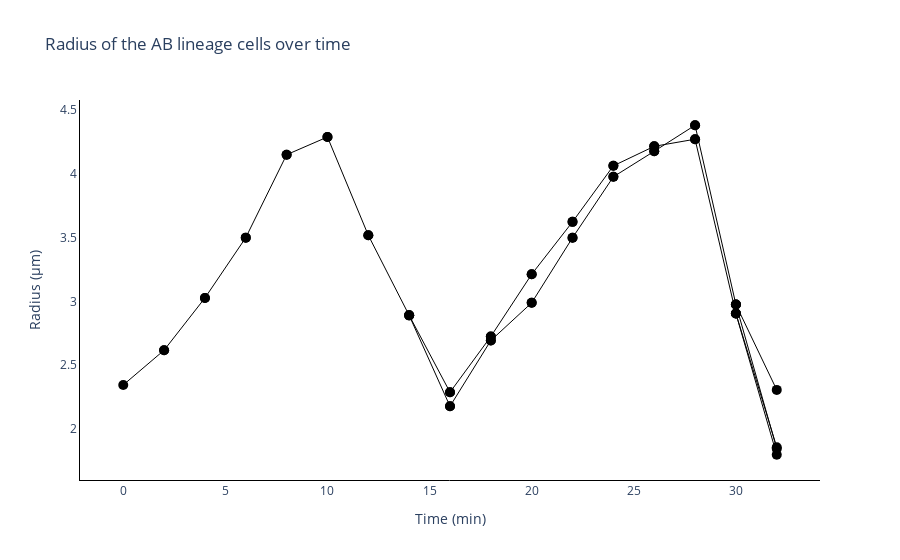

The code cell stored with this chart in its notebook:
### Markdown cell above
Let's focus on the AB lineage and plot the radius of cells as they move and divide.

Because we have 3 cell divisions, we cannot simply collect the time and radius of all cells in the lineage and plot them as a single line. The solution is to loop over edges and plot them one by one.

### Code cell
# Search for the AB lineage
for lin in cell_lins:
    first_cell = lin.get_root()
    lineage_name = lin.nodes[first_cell]["name"]

    if lineage_name == 'AB':
        ab_lineage = lin
        ab_lineage_ID = lin.graph["lineage_ID"]
        break


# Let's create a figure with plotly, that is already shipped with pycellin.
import plotly.graph_objects as go

fig = go.Figure()

# Loop over the edges of the lineage and add a line for each edge.
for source, target in ab_lineage.edges():
    # The time is stored in the node attributes. In TrackMate, this is the attribute "POSITION_T".
    source_time = ab_lineage.nodes[source]["POSITION_T"]
    target_time = ab_lineage.nodes[target]["POSITION_T"]
    # And for the radius.
    source_radius = ab_lineage.nodes[source]["RADIUS"]
    target_radius = ab_lineage.nodes[target]["RADIUS"]
    # Cell names
    source_name = ab_lineage.nodes[source]["name"]
    target_name = ab_lineage.nodes[target]["name"]

    fig.add_trace(
        go.Scatter(
            x=[source_time, target_time],
            y=[source_radius, target_radius],
            mode="lines+markers",
            line=dict(color="black", width=1),
            marker=dict(size=10, symbol="circle"),
            text=[source_name, target_name]
        )
    )
# Add axis labels
fig.update_layout(
    title="Radius of the AB lineage cells over time",
    xaxis_title="Time (min)",
    yaxis_title="Radius (µm)",
    showlegend=False,
    # Transparent background:
    plot_bgcolor='rgba(0, 0, 0, 0)',
    paper_bgcolor='rgba(0, 0, 0, 0)',
)

# Axes colors
fig.update_xaxes(linecolor='black')
fig.update_yaxes(linecolor='black')

# Show the figure
fig.show()

### Figure 1 — Plotly figure (JSON) as saved in the notebook; plotly's stock layout.template omitted (floating-point values rounded to 4 significant figures)
{"data": [{"line": {"color": "black", "width": 1}, "marker": {"size": 10, "symbol": "circle"}, "mode": "lines+markers", "text": ["AB.p", "AB.p"], "type": "scatter", "x": [28, 30], "y": [4.271, 2.904]}, {"line": {"color": "black", "width": 1}, "marker": {"size": 10, "symbol": "circle"}, "mode": "lines+markers", "text": ["AB", "AB"], "type": "scatter", "x": [6, 8], "y": [3.499, 4.149]}, {"line": {"color": "black", "width": 1}, "marker": {"size": 10, "symbol": "circle"}, "mode": "lines+markers", "text": ["AB", "AB.p"], "type": "scatter", "x": [14, 16], "y": [2.89, 2.288]}, {"line": {"color": "black", "width": 1}, "marker": {"size": 10, "symbol": "circle"}, "mode": "lines+markers", "text": ["AB", "AB.a"], "type": "scatter", "x": [14, 16], "y": [2.89, 2.178]}, {"line": {"color": "black", "width": 1}, "marker": {"size": 10, "symbol": "circle"}, "mode": "lines+markers", "text": ["AB.a", "AB.a"], "type": "scatter", "x": [16, 18], "y": [2.178, 2.693]}, {"line": {"color": "black", "width": 1}, "marker": {"size": 10, "symbol": "circle"}, "mode": "lines+markers", "text": ["AB.p", "AB.p"], "type": "scatter", "x": [16, 18], "y": [2.288, 2.725]}, {"line": {"color": "black", "width": 1}, "marker": {"size": 10, "symbol": "circle"}, "mode": "lines+markers", "text": ["AB.a", "AB.a"], "type": "scatter", "x": [20, 22], "y": [2.989, 3.499]}, {"line": {"color": "black", "width": 1}, "marker": {"size": 10, "symbol": "circle"}, "mode": "lines+markers", "text": ["AB.p", "AB.p"], "type": "scatter", "x": [20, 22], "y": [3.212, 3.623]}, {"line": {"color": "black", "width": 1}, "marker": {"size": 10, "symbol": "circle"}, "mode": "lines+markers", "text": ["AB", "AB"], "type": "scatter", "x": [12, 14], "y": [3.518, 2.89]}, {"line": {"color": "black", "width": 1}, "marker": {"size": 10, "symbol": "circle"}, "mode": "lines+markers", "text": ["AB", "AB"], "type": "scatter", "x": [8, 10], "y": [4.149, 4.288]}, {"line": {"color": "black", "width": 1}, "marker": {"size": 10, "symbol": "circle"}, "mode": "lines+markers", "text": ["AB.a", "AB.ar"], "type": "scatter", "x": [30, 32], "y": [2.975, 1.845]}, {"line": {"color": "black", "width": 1}, "marker": {"size": 10, "symbol": "circle"}, "mode": "lines+markers", "text": ["AB.a", "AB.al"], "type": "scatter", "x": [30, 32], "y": [2.975, 2.306]}, {"line": {"color": "black", "width": 1}, "marker": {"size": 10, "symbol": "circle"}, "mode": "lines+markers", "text": ["AB.p", "AB.pr"], "type": "scatter", "x": [30, 32], "y": [2.904, 1.798]}, {"line": {"color": "black", "width": 1}, "marker": {"size": 10, "symbol": "circle"}, "mode": "lines+markers", "text": ["AB.p", "AB.pl"], "type": "scatter", "x": [30, 32], "y": [2.904, 1.857]}, {"line": {"color": "black", "width": 1}, "marker": {"size": 10, "symbol": "circle"}, "mode": "lines+markers", "text": ["AB", "AB"], "type": "scatter", "x": [2, 4], "y": [2.617, 3.027]}, {"line": {"color": "black", "width": 1}, "marker": {"size": 10, "symbol": "circle"}, "mode": "lines+markers", "text": ["AB", "AB"], "type": "scatter", "x": [10, 12], "y": [4.288, 3.518]}, {"line": {"color": "black", "width": 1}, "marker": {"size": 10, "symbol": "circle"}, "mode": "lines+markers", "text": ["AB.a", "AB.a"], "type": "scatter", "x": [24, 26], "y": [3.976, 4.176]}, {"line": {"color": "black", "width": 1}, "marker": {"size": 10, "symbol": "circle"}, "mode": "lines+markers", "text": ["AB.a", "AB.a"], "type": "scatter", "x": [22, 24], "y": [3.499, 3.976]}, {"line": {"color": "black", "width": 1}, "marker": {"size": 10, "symbol": "circle"}, "mode": "lines+markers", "text": ["AB.p", "AB.p"], "type": "scatter", "x": [22, 24], "y": [3.623, 4.062]}, {"line": {"color": "black", "width": 1}, "marker": {"size": 10, "symbol": "circle"}, "mode": "lines+markers", "text": ["AB.p", "AB.p"], "type": "scatter", "x": [24, 26], "y": [4.062, 4.215]}, {"line": {"color": "black", "width": 1}, "marker": {"size": 10, "symbol": "circle"}, "mode": "lines+markers", "text": ["AB", "AB"], "type": "scatter", "x": [0, 2], "y": [2.345, 2.617]}, {"line": {"color": "black", "width": 1}, "marker": {"size": 10, "symbol": "circle"}, "mode": "lines+markers", "text": ["AB.a", "AB.a"], "type": "scatter", "x": [18, 20], "y": [2.693, 2.989]}, {"line": {"color": "black", "width": 1}, "marker": {"size": 10, "symbol": "circle"}, "mode": "lines+markers", "text": ["AB.p", "AB.p"], "type": "scatter", "x": [18, 20], "y": [2.725, 3.212]}, {"line": {"color": "black", "width": 1}, "marker": {"size": 10, "symbol": "circle"}, "mode": "lines+markers", "text": ["AB", "AB"], "type": "scatter", "x": [4, 6], "y": [3.027, 3.499]}, {"line": {"color": "black", "width": 1}, "marker": {"size": 10, "symbol": "circle"}, "mode": "lines+markers", "text": ["AB.a", "AB.a"], "type": "scatter", "x": [26, 28], "y": [4.176, 4.38]}, {"line": {"color": "black", "width": 1}, "marker": {"size": 10, "symbol": "circle"}, "mode": "lines+markers", "text": ["AB.p", "AB.p"], "type": "scatter", "x": [26, 28], "y": [4.215, 4.271]}, {"line": {"color": "black", "width": 1}, "marker": {"size": 10, "symbol": "circle"}, "mode": "lines+markers", "text": ["AB.a", "AB.a"], "type": "scatter", "x": [28, 30], "y": [4.38, 2.975]}], "layout": {"paper_bgcolor": "rgba(0, 0, 0, 0)", "plot_bgcolor": "rgba(0, 0, 0, 0)", "showlegend": false, "title": {"text": "Radius of the AB lineage cells over time"}, "xaxis": {"linecolor": "black", "title": {"text": "Time (min)"}}, "yaxis": {"linecolor": "black", "title": {"text": "Radius (µm)"}}}}
